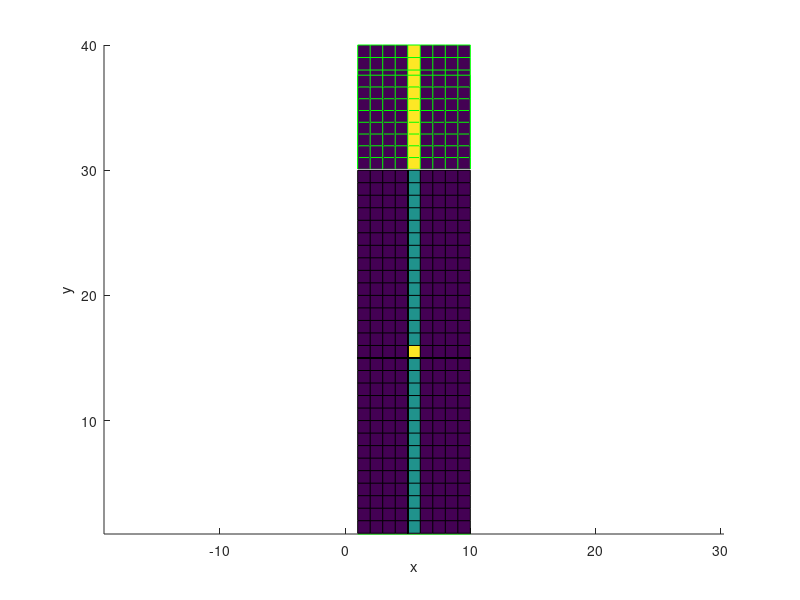

The MATLAB script that drew this image:
%interp3




xl = 1:10;
yl = 1:30;
zl = 1:40;

testField = zeros([length(xl) length(yl) length(zl)]);
[Nx Ny Nz] = size(testField);
testField(:,Ny/2,Nz/2+10) = 1;
testField(Nx/2,:,Nz/2) = 5;
testField(Nx/2,Ny/2,:) = 10; 

[mx,my,mz] = ndgrid(xl,yl,zl);

px = permute(mx, [2 1 3]);
py = permute(my, [2 1 3]);
pz = permute(mz, [2 1 3]);
fieldPermuted = permute(testField, [2 1 3]);



% [px,py,pz] = meshgrid(yl,xl,zl);
% fieldPermuted = testField;

figure(5);
clf; hold on;
% p1=patch( isosurface( px, py, pz, fieldPermuted, 1 ) );
% isonormals(px, py, pz, fieldPermuted,p1);
% set(p1, 'Clipping', 'on', 'FaceColor', 0.7*[1,0,0], 'EdgeColor', 'none','FaceAlpha',0.2, ...
%     'FaceLighting', 'flat', ...
%     'AmbientStrength', .5, 'DiffuseStrength', 1, ...
%     'SpecularStrength', 1.0, 'SpecularExponent', 5, 'BackFaceLighting', 'unlit' ...
%     );
% 
% p2=patch( isosurface( px, py, pz, fieldPermuted, 2 ) );
% isonormals(px, py, pz, fieldPermuted,p2);
% set(p2, 'Clipping', 'on', 'FaceColor', 0.7*[0,1,0], 'EdgeColor', 'none','FaceAlpha',0.5, ...
%     'FaceLighting', 'flat', ...
%     'AmbientStrength', .5, 'DiffuseStrength', 1, ...
%     'SpecularStrength', 1.0, 'SpecularExponent', 5, 'BackFaceLighting', 'unlit' ...
%     );
% 
% 
% p3=patch( isosurface( px, py, pz, fieldPermuted, 3 ) );
% isonormals(px, py, pz, fieldPermuted,p3);
% set(p3, 'Clipping', 'on', 'FaceColor', 0.7*[0,0,1], 'EdgeColor', 'none','FaceAlpha',1.0, ...
%     'FaceLighting', 'flat', ...
%     'AmbientStrength', .5, 'DiffuseStrength', 1, ...
%     'SpecularStrength', 1.0, 'SpecularExponent', 5, 'BackFaceLighting', 'unlit' ...
%     );


s=slice(px, py, pz, fieldPermuted, Nx/2, [], [] );
s=slice(px, py, pz, fieldPermuted, [], Ny/2, [] );
s=slice(px, py, pz, fieldPermuted, [], [], Nz/2 );
% %set(s,'EdgeColor','none', 'Facecolor','interp','AmbientStrength', 1.0, 'DiffuseStrength', 0);
% 

%sf = surf( xl, yl, zeros([Ny Nx]),fieldPermuted(:,:,Nz/2),  'EdgeColor','white'); 

%sf = surf( xl, yl, zeros([Ny Nx]),testField(:,:,Nz/2)',  'EdgeColor','white'); 
sf0 = surf( xl, zl, 5+ zeros([Nz Nx]),squeeze(testField(:,Ny/2,:))',  'EdgeColor','green'); 
sf2 = surf( xl, zl, 5+ zeros([Nz Nx]),squeeze(testField(:,Ny/2,:))',  'EdgeColor','green'); 

rotate(sf2, [1 0 0], 20, [0 0 5]);

xlabel('x');
ylabel('y');
zlabel('z');

axis equal tight;
